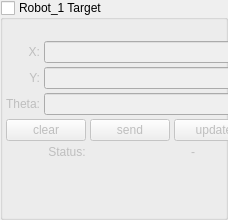
   <widget class="QGroupBox" name="groupBox_Target_robot1">
    <property name="geometry">
     <rect>
      <x>555</x>
      <y>240</y>
      <width>228</width>
      <height>220</height>
     </rect>
    </property>
    <property name="title">
     <string>Robot_1 Target</string>
    </property>
    <property name="checkable">
     <bool>true</bool>
    </property>
    <property name="checked">
     <bool>false</bool>
    </property>
    <widget class="QWidget" name="layoutWidget">
     <property name="geometry">
      <rect>
       <x>6</x>
       <y>41</y>
       <width>219</width>
       <height>174</height>
      </rect>
     </property>
     <layout class="QVBoxLayout" name="verticalLayout_19">
      <property name="spacing">
       <number>4</number>
      </property>
      <property name="sizeConstraint">
       <enum>QLayout::SetFixedSize</enum>
      </property>
      <item>
       <layout class="QHBoxLayout" name="horizontalLayout_12">
        <item>
         <layout class="QVBoxLayout" name="verticalLayout_9">
          <item>
           <widget class="QLabel" name="label">
            <property name="layoutDirection">
             <enum>Qt::LeftToRight</enum>
            </property>
            <property name="text">
             <string>X:</string>
            </property>
            <property name="alignment">
             <set>Qt::AlignRight|Qt::AlignTrailing|Qt::AlignVCenter</set>
            </property>
           </widget>
          </item>
          <item>
           <widget class="QLabel" name="label_10">
            <property name="text">
             <string>Y:</string>
            </property>
            <property name="alignment">
             <set>Qt::AlignRight|Qt::AlignTrailing|Qt::AlignVCenter</set>
            </property>
           </widget>
          </item>
          <item>
           <widget class="QLabel" name="label_11">
            <property name="text">
             <string>Theta:</string>
            </property>
            <property name="alignment">
             <set>Qt::AlignRight|Qt::AlignTrailing|Qt::AlignVCenter</set>
            </property>
           </widget>
          </item>
         </layout>
        </item>
        <item>
         <layout class="QVBoxLayout" name="verticalLayout_10">
          <item>
           <widget class="QLineEdit" name="lineEdit_robot1_target_x"/>
          </item>
          <item>
           <widget class="QLineEdit" name="lineEdit_robot1_target_y"/>
          </item>
          <item>
           <widget class="QLineEdit" name="lineEdit_robot1_target_theta"/>
          </item>
         </layout>
        </item>
       </layout>
      </item>
      <item>
       <layout class="QVBoxLayout" name="verticalLayout_17">
        <item>
         <layout class="QHBoxLayout" name="horizontalLayout_15">
          <item>
           <widget class="QPushButton" name="pushButton_robot_1_clear">
            <property name="font">
             <font>
              <pointsize>9</pointsize>
             </font>
            </property>
            <property name="text">
             <string>clear</string>
            </property>
           </widget>
          </item>
          <item>
           <widget class="QPushButton" name="pushButton_robot_1_send">
            <property name="font">
             <font>
              <pointsize>9</pointsize>
             </font>
            </property>
            <property name="text">
             <string>send</string>
            </property>
           </widget>
          </item>
          <item>
           <widget class="QPushButton" name="pushButton_update_robot1">
            <property name="font">
             <font>
              <pointsize>9</pointsize>
             </font>
            </property>
            <property name="text">
             <string>update</string>
            </property>
           </widget>
          </item>
         </layout>
        </item>
        <item>
         <layout class="QHBoxLayout" name="horizontalLayout_16">
          <item>
           <widget class="QLabel" name="label_16">
            <property name="text">
             <string>Status:</string>
            </property>
            <property name="alignment">
             <set>Qt::AlignCenter</set>
            </property>
           </widget>
          </item>
          <item>
           <widget class="QLabel" name="label_target_status_robot1">
            <property name="text">
             <string>-</string>
            </property>
            <property name="alignment">
             <set>Qt::AlignCenter</set>
            </property>
           </widget>
          </item>
         </layout>
        </item>
       </layout>
      </item>
     </layout>
    </widget>
   </widget>
